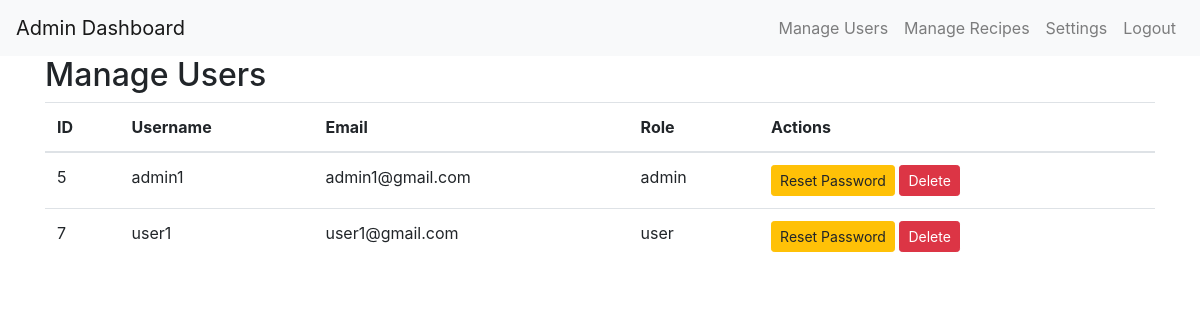
Before: /admin/manage_users (signed in) with the older database file.
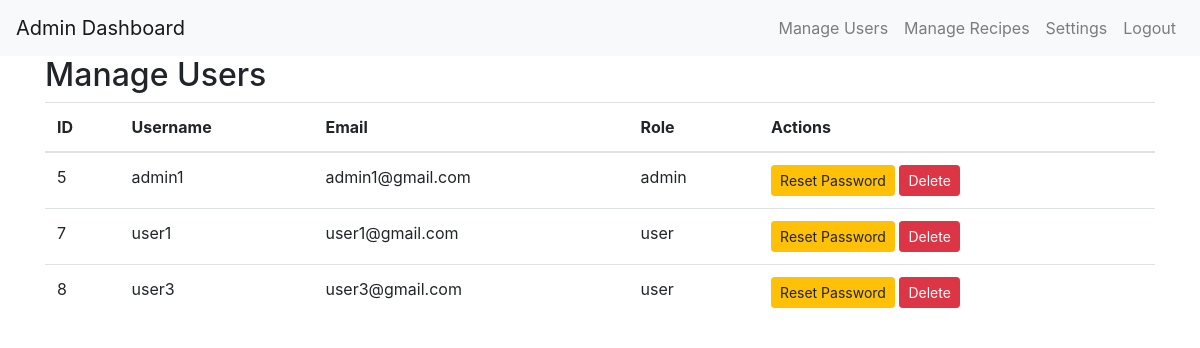
After: the same page with the newer database file.
### app/models.py (models this page shows)
class User(db.Model, UserMixin):
    id = db.Column(db.Integer, primary_key=True)
    username = db.Column(db.String(20), unique=True, nullable=False)
    email = db.Column(db.String(120), unique=True, nullable=False)
    password = db.Column(db.String(60), nullable=False)
    role = db.Column(db.String(10), nullable=False, default='user')

### app/admin_routes.py (the view)
@admin.route('/manage_users')
@login_required
def manage_users():
    if current_user.role != 'admin':
        flash('You do not have permission to view this page.', 'danger')
        return redirect(url_for('user.index'))
    users = User.query.all()
    return render_template('admin_manage_users.html', users=users)

### app/__init__.py (called while the page is built)
@login_manager.user_loader
def load_user(user_id):
    from app.models import User  # Import inside the function to avoid circular import
    return User.query.get(int(user_id))

### app/templates/admin_manage_users.html (shortened to what this page needs)
{% extends "admin_base.html" %}
{% block content %}
<h2>Manage Users</h2>
<table class="table">
    <thead>
        <tr>
            <th>ID</th>
            <th>Username</th>
            <th>Email</th>
            <th>Role</th>
            <th>Actions</th>
        </tr>
    </thead>
    <tbody>
        {% for user in users %}
        <tr>
            <td>{{ user.id }}</td>
            <td>{{ user.username }}</td>
            <td>{{ user.email }}</td>
            <td>{{ user.role }}</td>
            <td>
                <a href="{{ url_for('admin.admin_reset_password', user_id=user.id) }}" class="btn btn-warning btn-sm">Reset Password</a>
                <form action="{{ url_for('admin.admin_delete_user', user_id=user.id) }}" method="POST" style="display:inline;">
                    <button type="submit" class="btn btn-danger btn-sm">Delete</button>
                </form>
            </td>
        </tr>
        {% endfor %}
    </tbody>
</table>
{% endblock %}

### app/templates/admin_base.html (shortened to what this page needs)
<!DOCTYPE html>
<html lang="en">
<head>
    <link rel="stylesheet" href="https://stackpath.bootstrapcdn.com/bootstrap/4.5.2/css/bootstrap.min.css">
</head>
<body>
    <nav class="navbar navbar-expand-lg navbar-light bg-light">
        <a class="navbar-brand" href="{{ url_for('admin.dashboard') }}">Admin Dashboard</a>
        <div class="collapse navbar-collapse" id="navbarNav">
            <ul class="navbar-nav ml-auto">
                <li class="nav-item">
                    <a class="nav-link" href="{{ url_for('admin.manage_users') }}">Manage Users</a>
                </li>
                <li class="nav-item">
                    <a class="nav-link" href="{{ url_for('admin.manage_recipes') }}">Manage Recipes</a>
                </li>
                <li class="nav-item">
                    <a class="nav-link" href="{{ url_for('admin.settings') }}">Settings</a>
                </li>
                <li class="nav-item">
                    <a class="nav-link" href="{{ url_for('user.logout') }}">Logout</a>
                </li>
            </ul>
        </div>
    </nav>
    <div class="container">
        {% block content %}{% endblock %}
    </div>
</body>
</html>

Changed rows visible on the page:
added User: id "8", username "user3", email "user3@gmail.com", role "user"
